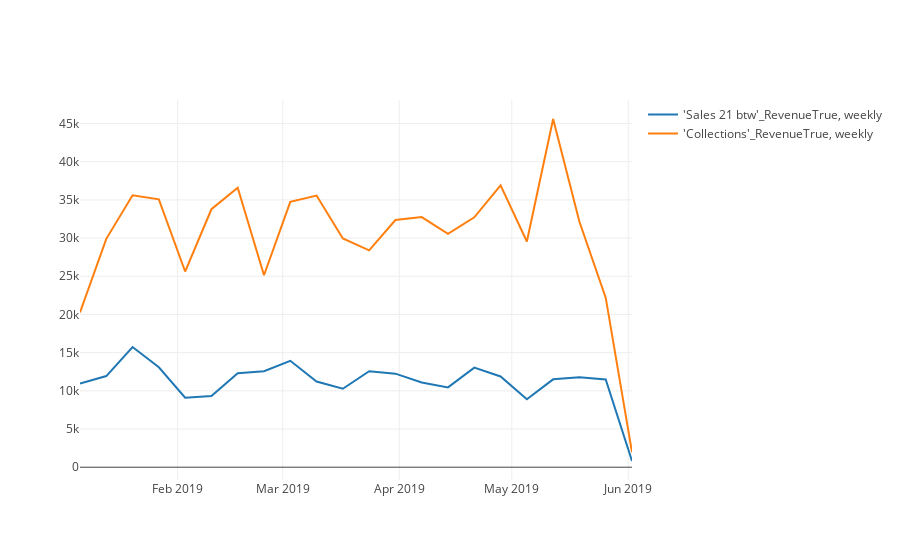

Notebook cell for this chart:
### Code cell
plotAmounts([sales_w, collections_w])
